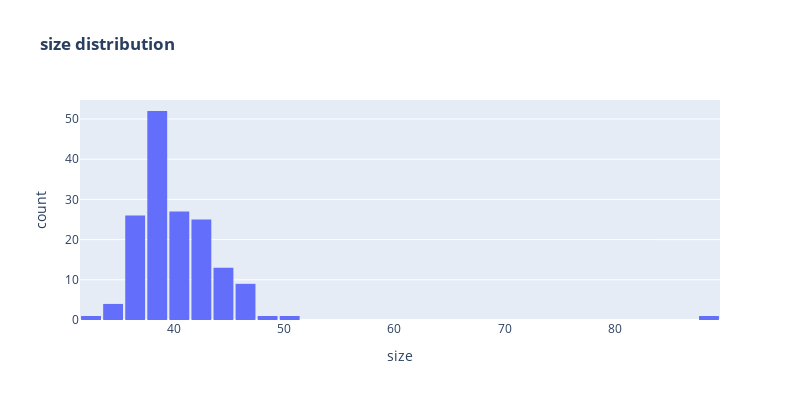

The code cell stored with this chart in its notebook:
### Code cell
fig = ex.histogram(data, x="size",  title="<b>size distribution</b>")
fig.update_layout(width=800, height=400, bargap=0.1)
fig.show()

### Figure 1 — Plotly figure (JSON) as saved in the notebook; plotly's stock layout.template omitted (floating-point values rounded to 4 significant figures; data arrays with more than 128 entries replaced by an {"elided": "..."} marker saying what was removed)
{"data": [{"alignmentgroup": "True", "bingroup": "x", "hovertemplate": "size=%{x}<br>count=%{y}<extra></extra>", "legendgroup": "", "marker": {"color": "#636efa", "pattern": {"shape": ""}}, "name": "", "offsetgroup": "", "orientation": "v", "showlegend": false, "type": "histogram", "x": {"elided": "160 int values"}, "xaxis": "x", "yaxis": "y"}], "layout": {"bargap": 0.1, "barmode": "relative", "height": 400, "legend": {"tracegroupgap": 0}, "title": {"text": "<b>size distribution</b>"}, "width": 800, "xaxis": {"anchor": "y", "domain": [0, 1], "title": {"text": "size"}}, "yaxis": {"anchor": "x", "domain": [0, 1], "title": {"text": "count"}}}}
